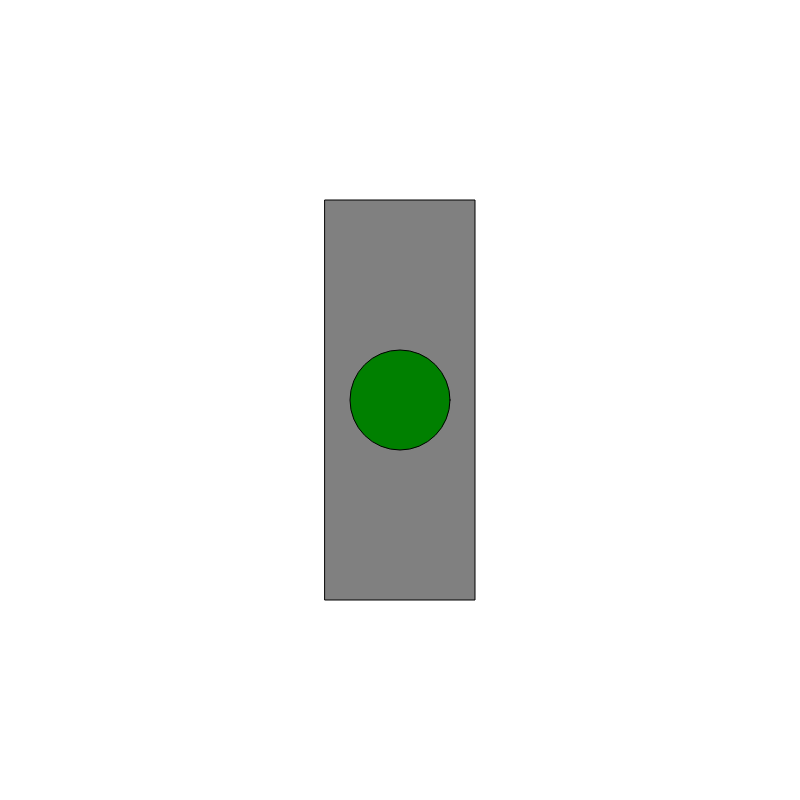
Frame 1 (no input)
Frame 60 (no input): identical to frame 1, image omitted
Frame 120 (the mouse pressed at the canvas centre since frame 60): identical to frame 1, image omitted

The p5.js sketch that drew this single still picture (run headless with seeded random() and noise() and a simulated clock; from frame 60 on, the mouse is pressed at the canvas centre):

// p5.js sketch
// ── sketch.js
var myState = 0;
var myTimer = 0;
function setup() {
  // put setup code here
  createCanvas(800,800);
  rectMode(CENTER);
  ellipseMode(CENTER);
}

function draw() {

  switch(myState){
    case 0:
    background("white");
    fill("gray");
    rect(width / 2, height / 2, 150, 400);

    fill("green")
    ellipse(width / 2, height / 2, 100,100);
    myTimer++ ;
    if (myTimer >=200) {
      myTimer = 0 ;
      myState = 1;
    }
    break;

    case 1:
    background("white")
    background("white");
    fill("gray");
    rect(width / 2, height / 2, 150, 400);

    fill("yellow")
    ellipse(width / 2, height / 2, 100,100);
    myTimer++
    if (myTimer >=200) {
      myTimer = 0 ;
      myState = 2;
    }
    break;

    case 2:
    background("white")
    background("white");
    fill("gray");
    rect(width / 2, height / 2, 150, 400);

    fill("red")
    ellipse(width / 2, height / 2, 100,100);
    myTimer++
    if (myTimer >=200) {
      myTimer = 0 ;
      myState = 0;
    }
    break;
  }
}
